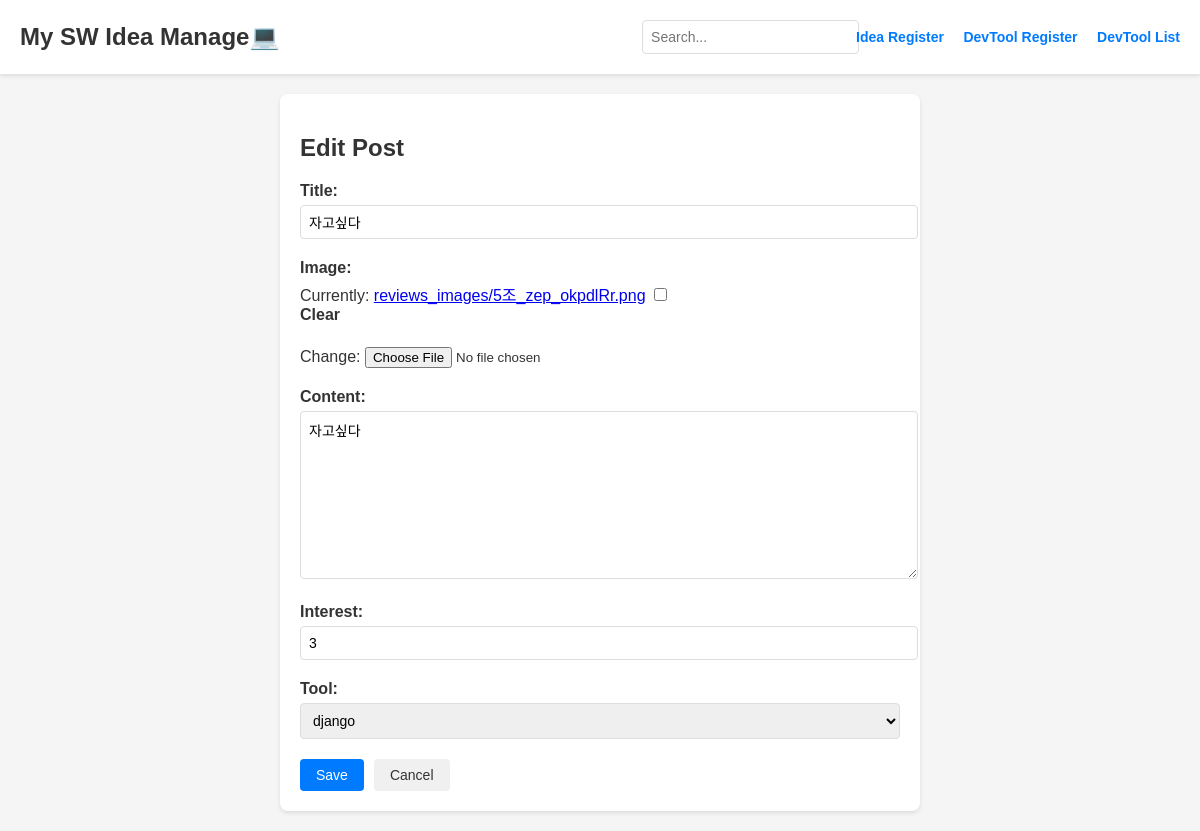
Before: /posts/3/update/ with the older database file.
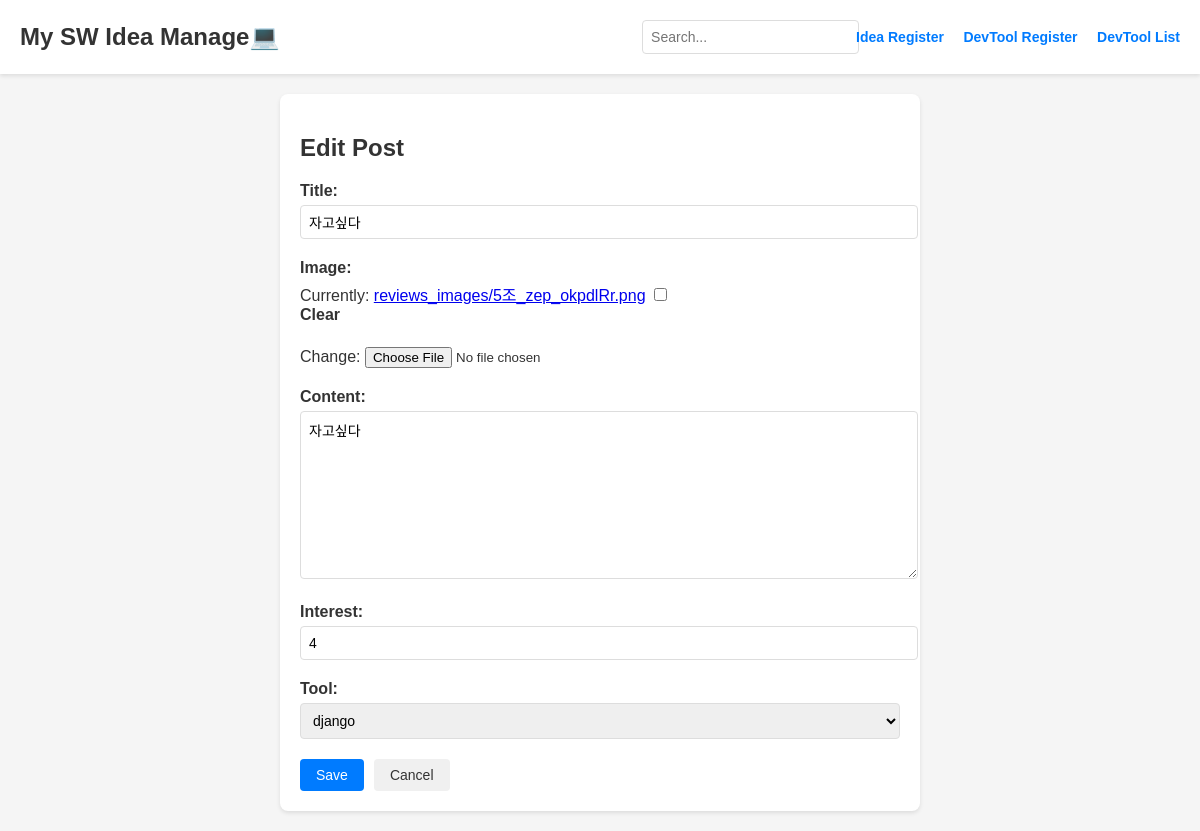
After: the same page with the newer database file.
### apps/posts/models.py (models this page shows)
class Posts(models.Model):
    title = models.CharField(max_length=100)
    image = models.ImageField(upload_to='reviews_images/', blank=True, null=True)
    content = models.TextField()
    interest = models.CharField(max_length=100, blank=True, null=True)
    tool = models.ForeignKey(Tool, on_delete=models.CASCADE, related_name='posts')
    idea_star = models.BooleanField(default=False)

### apps/tools/models.py (models this page shows)
class Tool(models.Model):
    name = models.CharField(max_length=50, unique=True)
    type = models.CharField(max_length=50)
    description = models.TextField(blank=True, null=True)

### apps/posts/views.py (the view, shortened to what this page needs)
# urls.py: path('<int:pk>/update/', post_update, name='update'),
def post_update(req, pk):
    post = get_object_or_404(Posts, pk=pk)
    if req.method == "GET":
        form = PostForm(instance=post)
        context = {'form': form, 'post': post}
        return render(req, 'posts/post_update.html', context)

### apps/posts/forms.py
class PostForm(forms.ModelForm):
    class Meta:
        model = Posts
        fields = ['title', 'image', 'content', 'interest', 'tool']

### templates/posts/post_update.html (shortened to what this page needs)
{% load static %}
<!DOCTYPE html>
<html>
<head>
    <link rel="stylesheet" href="{% static 'css//posts/post_update.css' %}">
</head>
<body>
    <div class="header">
        <h1 class="site-title"><a href="{% url 'posts:main' %}">My SW Idea Manage💻</a></h1>
        <div class="header-right">
            <div class="search-bar">
                <input type="text" placeholder="Search...">
            </div>
            <div class="action-buttons">
                <a href="{% url 'posts:create' %}">Idea Register</a>
                <a href="{% url 'tools:create' %}">DevTool Register</a>
                <a href="{% url 'tools:list' %}">DevTool List</a>
            </div>
        </div>
    </div>
    <div class="container">
        <h2>Edit Post</h2>
        <form method="post" enctype="multipart/form-data">
            {% for field in form %}
                <div class="form-group">
                    {{ field.label_tag }}
                    {% if field.name == 'tool' %}
                        <select name="{{ field.name }}" id="{{ field.id_for_label }}">
                            {% for choice in field.field.queryset %}
                                <option value="{{ choice.pk }}" {% if choice.pk == post.tool.pk %}selected{% endif %}>{{ choice.name }}</option>
                            {% endfor %}
                        </select>
                    {% else %}
                        {{ field }}
                    {% endif %}
                </div>
            {% endfor %}
            <div class="button-group">
                <button type="submit">Save</button>
                <a href="{% url 'posts:detail' post.pk %}" class="cancel-btn">Cancel</a>
            </div>
        </form>
    </div>
</body>
</html>

Changed rows visible on the page:
changed Posts "자고싶다": interest "3" → "4"
